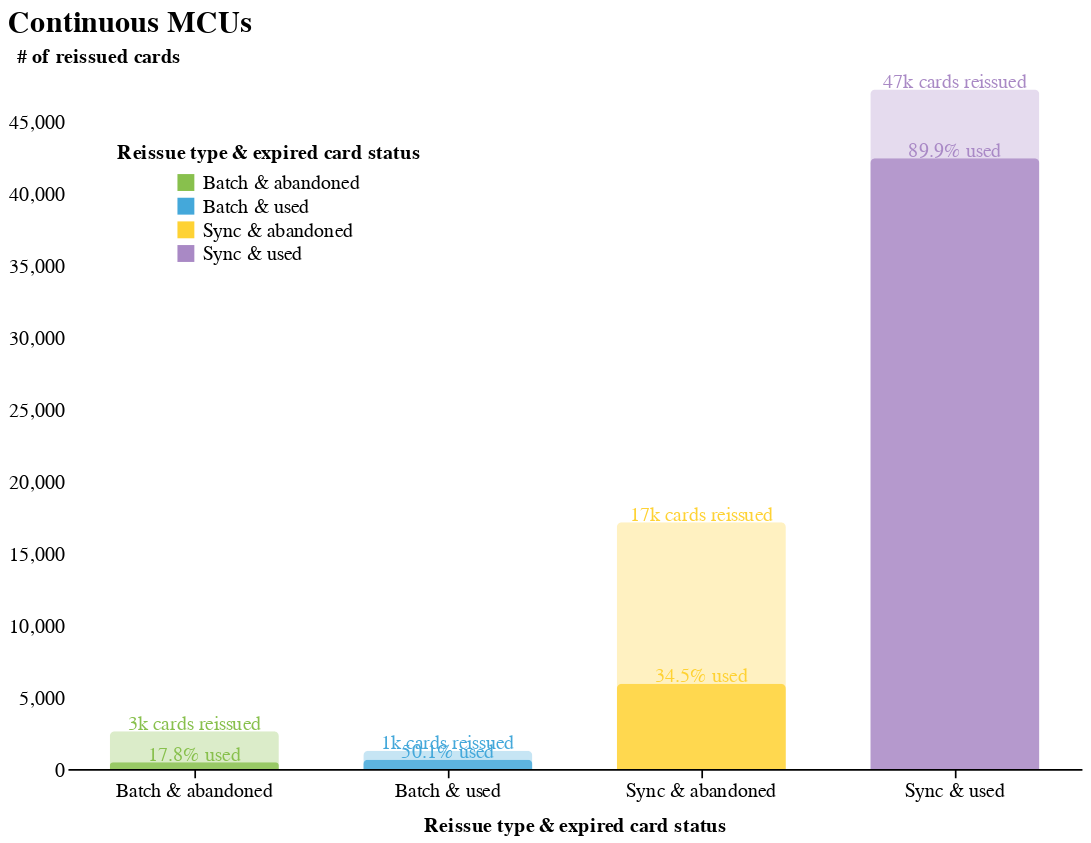

The cell this chart's notebook holds for it:
### Markdown cell above
Essentially it would seem that it is not worth batch reissuing cards to customers because the usage rate after batch reissue is very low. However we can still cross this against other criteria to see that in some cases we can still batch reissue cards. 

# 2. All criteria applied <a name="section2"></a>
In this section we will look at all criteria applied to the cards that were already reissued together. Since we have three dimensions (MCU category, card abandoned, reissue type) it will be easier to discuss the data separated by MCU category. Follow each segment in this section for a different MCU type.

## 2.1. Continuous MCUs <a name="continuous_mcu"></a>
Let's start with continuous MCUs. These are the customers who have been active with their card for over 90% of their lifetime. See chart below for their card reissue activation and usage.

### Code cell
def mcu_category_chart(mcu_group, ydomain):
    data = mcu_abandoned_cross.loc[mcu_abandoned_cross["mcu_category"] == mcu_group]

    xaxis = "category"
    col_split = "category"

    x_axis_title = "Reissue type & expired card status"
    chart_title = mcu_group + " MCUs"

    base = alt.Chart(data).encode(
        x=alt.X(xaxis + ":O", axis=alt.Axis(title=x_axis_title))
    )
    bar = base.mark_bar(size=100, opacity=0.3).encode(
        y=alt.Y(
            "cards:Q",
            axis=alt.Axis(title="# of reissued cards", grid=False),
            scale=alt.Scale(domain=[0, ydomain]),
        ),
        color=alt.Color(col_split, legend=None),
        order=alt.Order(col_split),
    )
    bar_activated = base.mark_bar(size=100).encode(
        y=alt.Y("used_cards:Q", axis=None, scale=alt.Scale(domain=[0, ydomain])),
        color=alt.Color(
            col_split,
            legend=alt.Legend(
                title="Reissue type & expired card status",
                legendX=30,
                legendY=30,
                direction="vertical",
            ),
        ),
        order=alt.Order(col_split),
    )
    cards_text = bar.mark_text(align="center", size=12, dx=0, dy=-5).encode(
        text=alt.Text("cards_text"),
    )
    usage_text = bar_activated.mark_text(align="center", size=12, dx=0, dy=-5).encode(
        text=alt.Text("usage_text"),
    )

    nearest = alt.selection(
        type="single", nearest=True, on="mouseover", fields=[xaxis], empty="none"
    )
    selectors = (
        base.mark_point()
        .encode(
            alt.X(xaxis + ":O"),
            opacity=alt.value(0),
        )
        .add_selection(nearest)
    )

    chart = (
        alt.layer(
            bar_activated + usage_text,
            bar + cards_text,
            selectors
            # text_bar
        )
        .properties(title=chart_title, width=600)
        .resolve_scale(y="independent")
        .configure(background="#fff")
    )

    chart.display()


mcu_category_chart("Continuous", 47000)

### Figure 1 — Vega-Lite specification as saved in the notebook (floating-point values rounded to 4 significant figures)
{"width": 600, "height": 400, "config": {"title": {"fontSize": 18, "font": "Karla", "anchor": "start", "fontColor": "#000000"}, "axisX": {"domain": true, "domainColor": "#000000", "domainWidth": 1, "grid": false, "labelFont": "Montserrat", "labelFontSize": 12, "labelAngle": 0, "tickColor": "#000000", "tickSize": 5, "titleFont": "Karla", "titleFontSize": 12, "titlePadding": 10, "title": "X Axis Title (units)"}, "axisY": {"domain": false, "grid": true, "gridColor": "#DEDDDD", "gridWidth": 1, "labelFont": "Montserrat", "labelFontSize": 12, "labelAngle": 0, "ticks": false, "titleFont": "Karla", "titleFontSize": 12, "titlePadding": 10, "title": "Y Axis Title (units)", "titleAngle": 0, "titleY": -15, "titleX": 18}, "range": {"category": ["#88C04D", "#44A8DA", "#FED234", "#A989C5", "#066696", "#FC97C2", "#FF8360", "#B7ABC2"], "diverging": ["#cfe8f3", "#a2d4ec", "#73bfe2", "#46abdb", "#1696d2", "#12719e"]}, "legend": {"labelFont": "Montserrat", "labelFontSize": 12, "symbolType": "square", "symbolSize": 100, "titleFont": "Karla", "titleFontSize": 12, "title": "", "orient": "none", "direction": "horizontal", "titleAnchor": "middle"}, "view": {"stroke": "transparent"}, "background": "#fff", "area": {"fill": "#88C04D"}, "line": {"color": "#88C04D", "stroke": "#88C04D", "strokeWidth": 2}, "trail": {"color": "#88C04D", "stroke": "#88C04D", "strokeWidth": 0, "size": 1}, "path": {"stroke": "#88C04D", "strokeWidth": 0.5}, "point": {"filled": true}, "text": {"font": "Montserrat", "color": "#88C04D", "fontSize": 11, "align": "right", "fontWeight": 400, "size": 11}, "bar": {"size": 40, "binSpacing": 1, "opacity": 0.8, "continuousBandSize": 30, "discreteBandSize": 30, "fill": "#88C04D", "stroke": false, "cornerRadiusTopLeft": 3, "cornerRadiusTopRight": 3}, "column": {"fontSize": 18, "font": "Karla", "anchor": "start", "fontColor": "#000000"}}, "layer": [{"layer": [{"mark": {"type": "bar", "size": 100}, "encoding": {"color": {"field": "category", "legend": {"direction": "vertical", "legendX": 30, "legendY": 30, "title": "Reissue type & expired card status"}, "type": "nominal"}, "order": {"field": "category", "type": "nominal"}, "x": {"axis": {"title": "Reissue type & expired card status"}, "field": "category", "type": "ordinal"}, "y": {"axis": null, "field": "used_cards", "scale": {"domain": [0, 47000]}, "type": "quantitative"}}}, {"mark": {"type": "text", "align": "center", "dx": 0, "dy": -5, "size": 12}, "encoding": {"color": {"field": "category", "legend": {"direction": "vertical", "legendX": 30, "legendY": 30, "title": "Reissue type & expired card status"}, "type": "nominal"}, "order": {"field": "category", "type": "nominal"}, "text": {"field": "usage_text", "type": "nominal"}, "x": {"axis": {"title": "Reissue type & expired card status"}, "field": "category", "type": "ordinal"}, "y": {"axis": null, "field": "used_cards", "scale": {"domain": [0, 47000]}, "type": "quantitative"}}}]}, {"layer": [{"mark": {"type": "bar", "opacity": 0.3, "size": 100}, "encoding": {"color": {"field": "category", "legend": null, "type": "nominal"}, "order": {"field": "category", "type": "nominal"}, "x": {"axis": {"title": "Reissue type & expired card status"}, "field": "category", "type": "ordinal"}, "y": {"axis": {"grid": false, "title": "# of reissued cards"}, "field": "cards", "scale": {"domain": [0, 47000]}, "type": "quantitative"}}}, {"mark": {"type": "text", "align": "center", "dx": 0, "dy": -5, "size": 12}, "encoding": {"color": {"field": "category", "legend": null, "type": "nominal"}, "order": {"field": "category", "type": "nominal"}, "text": {"field": "cards_text", "type": "nominal"}, "x": {"axis": {"title": "Reissue type & expired card status"}, "field": "category", "type": "ordinal"}, "y": {"axis": {"grid": false, "title": "# of reissued cards"}, "field": "cards", "scale": {"domain": [0, 47000]}, "type": "quantitative"}}}]}, {"mark": "point", "encoding": {"opacity": {"value": 0}, "x": {"field": "category", "type": "ordinal"}}, "selection": {"selector004": {"type": "single", "nearest": true, "on": "mouseover", "fields": ["category"], "empty": "none"}}}], "data": {"name": "data-bf49030faf5865b914b75b0e62777340"}, "resolve": {"scale": {"y": "independent"}}, "title": "Continuous MCUs", "$schema": "https://vega.github.io/schema/vega-lite/v4.17.0.json", "datasets": {"data-bf49030faf5865b914b75b0e62777340": [{"mcu_category": "Continuous", "category": "Sync & used", "cards": 47238, "used_cards": 42460.0, "usage_rate": 0.8988, "cards_text": "47k cards reissued", "usage_text": "89.9% used", "used_card_share": 0.383, "unused_card_share": 0.04195, "used_share_text": "38.3% of all used cards", "unused_share_text": "4.2% of all not-used cards"}, {"mcu_category": "Continuous", "category": "Batch & used", "cards": 1274, "used_cards": 638.0, "usage_rate": 0.5008, "cards_text": "1k cards reissued", "usage_text": "50.1% used", "used_card_share": 0.005755, "unused_card_share": 0.005583, "used_share_text": "0.6% of all used cards", "unused_share_text": "0.6% of all not-used cards"}, {"mcu_category": "Continuous", "category": "Sync & abandoned", "cards": 17151, "used_cards": 5916.0, "usage_rate": 0.3449, "cards_text": "17k cards reissued", "usage_text": "34.5% used", "used_card_share": 0.05337, "unused_card_share": 0.09862, "used_share_text": "5.3% of all used cards", "unused_share_text": "9.9% of all not-used cards"}, {"mcu_category": "Continuous", "category": "Batch & abandoned", "cards": 2620, "used_cards": 466.0, "usage_rate": 0.1779, "cards_text": "3k cards reissued", "usage_text": "17.8% used", "used_card_share": 0.004204, "unused_card_share": 0.01891, "used_share_text": "0.4% of all used cards", "unused_share_text": "1.9% of all not-used cards"}]}}
